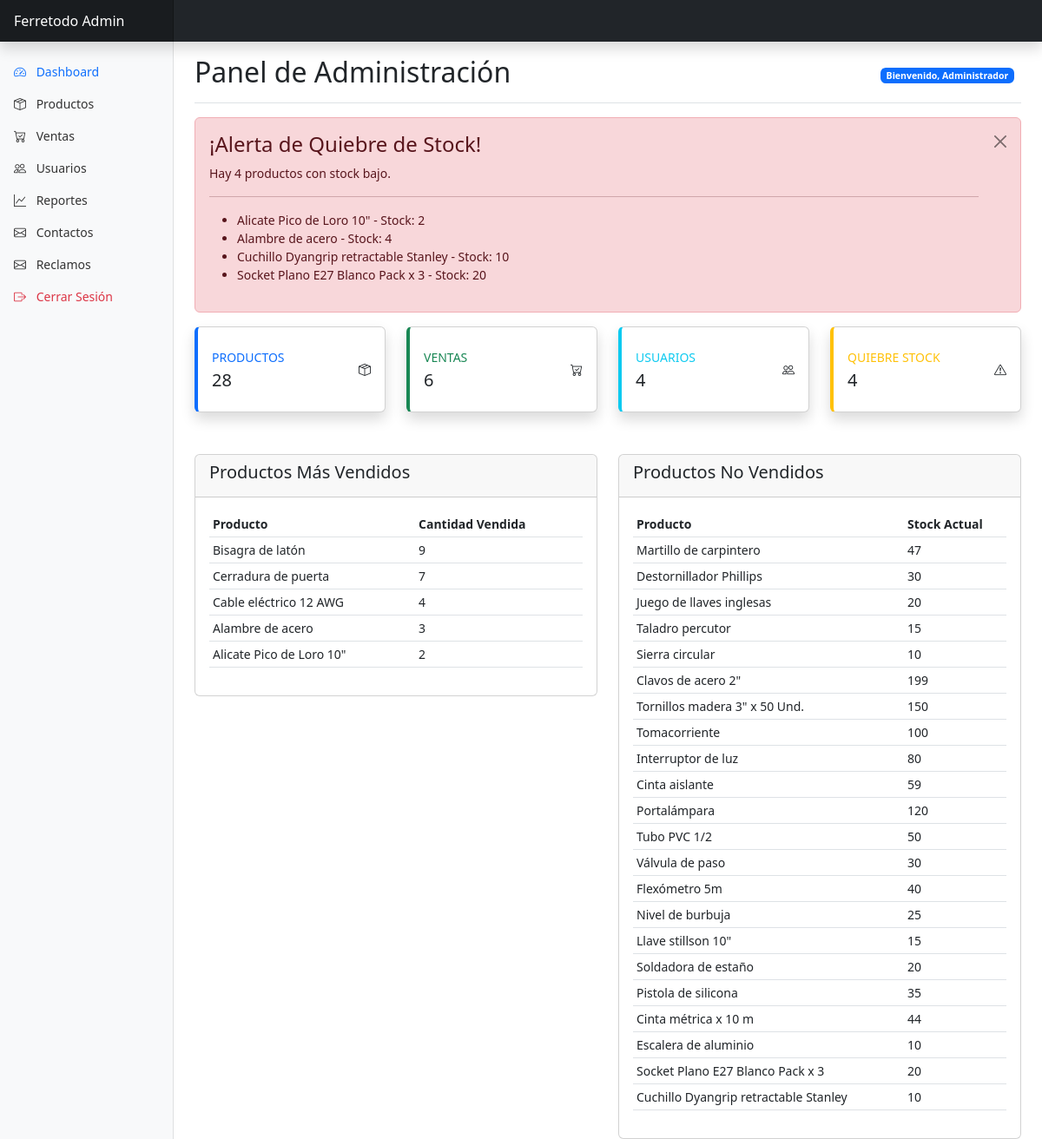
Page /admin/index.php (signed in) on the committed database.
### tables this page shows
CREATE TABLE `productos` (
  `id` int(11) NOT NULL,
  `nombre` varchar(100) NOT NULL,
  `descripcion` text DEFAULT NULL,
  `precio` decimal(10,2) NOT NULL DEFAULT 0.00,
  `stock` int(11) NOT NULL DEFAULT 0,
  `imagen` varchar(255) DEFAULT NULL,
  `fecha_creacion` timestamp NULL DEFAULT current_timestamp(),
  `stock_minimo` int(11) DEFAULT 5,
  `categoria` varchar(50) DEFAULT 'general',
  `id_categoria` int(11) DEFAULT NULL,
  `stock_reservado` int(11) DEFAULT 0
);

### admin/index.php (the view, shortened to what this page needs)
<?php
include '../config/db.php';
include '../includes/header.php';
 $stmt = $pdo->query("
    SELECT p.nombre, SUM(dv.cantidad) as total_vendido
    FROM detalle_ventas dv
    JOIN productos p ON dv.id_producto = p.id
    GROUP BY p.id
    ORDER BY total_vendido DESC
    LIMIT 5
");
 $mas_vendidos = $stmt->fetchAll(PDO::FETCH_ASSOC);
 $stmt = $pdo->query("
    SELECT p.* FROM productos p
    LEFT JOIN detalle_ventas dv ON p.id = dv.id_producto
    WHERE dv.id_producto IS NULL
");
 $no_vendidos = $stmt->fetchAll(PDO::FETCH_ASSOC);
 $stmt = $pdo->query("
    SELECT * FROM productos
    WHERE stock <= stock_minimo
    ORDER BY stock ASC
");
 $quiebre_stock = $stmt->fetchAll(PDO::FETCH_ASSOC);
?>
<div class="container-fluid">
    <div class="row">
        <nav class="col-md-3 col-lg-2 d-md-block bg-light sidebar collapse">
            <div class="position-sticky pt-3">
                <ul class="nav flex-column">
                    <li class="nav-item">
                        <a class="nav-link active" href="index.php">
                            <i class="bi bi-speedometer2 me-2"></i> Dashboard
                        </a>
                    </li>
                    <li class="nav-item">
                        <a class="nav-link" href="productos/index.php">
                            <i class="bi bi-box-seam me-2"></i> Productos
                        </a>
                    </li>
                    <li class="nav-item">
                        <a class="nav-link" href="ventas/index.php">
                            <i class="bi bi-cart-check me-2"></i> Ventas
                        </a>
                    </li>
                    <li class="nav-item">
                        <a class="nav-link" href="usuarios/index.php">
                            <i class="bi bi-people me-2"></i> Usuarios
                        </a>
                    </li>
                    <li class="nav-item">
                        <a class="nav-link" href="reportes/mas_vendidos.php">
                            <i class="bi bi-graph-up me-2"></i> Reportes
                        </a>
                    </li>
                    <li class="nav-item">
                        <a class="nav-link" href="contactos.php">
                            <i class="bi bi-envelope me-2"></i> Contactos
                        </a>
                    </li>
                    <li class="nav-item">
                        <a class="nav-link" href="reclamos/index.php">
                            <i class="bi bi-envelope me-2"></i> Reclamos
                        </a>
                    </li>
                    <li class="nav-item">
                        <a class="nav-link text-danger" href="../logout.php">
                            <i class="bi bi-box-arrow-right me-2"></i> Cerrar Sesión
                        </a>
                    </li>
                </ul>
            </div>
        </nav>
        <main class="col-md-9 ms-sm-auto col-lg-10 px-md-4">
            <div class="d-flex justify-content-between flex-wrap flex-md-nowrap align-items-center pt-3 pb-2 mb-3 border-bottom">
                <h1 class="h2">Panel de Administración</h1>
                <div class="btn-toolbar mb-2 mb-md-0">
                    <div class="btn-group me-2">
                        <span class="badge bg-primary">Bienvenido, <?php echo $_SESSION['usuario']['nombre']; ?></span>
                    </div>
                </div>
            </div>
            <?php if (!empty($quiebre_stock)): ?>
                <div class="alert alert-danger alert-dismissible fade show" role="alert">
                    <h4 class="alert-heading">¡Alerta de Quiebre de Stock!</h4>
                    <p>Hay <?php echo count($quiebre_stock); ?> productos con stock bajo.</p>
                    <hr>
                    <ul>
                        <?php foreach ($quiebre_stock as $producto): ?>
                            <li><?php echo $producto['nombre']; ?> - Stock: <?php echo $producto['stock']; ?></li>
                        <?php endforeach; ?>
                    </ul>
                    <button type="button" class="btn-close" data-bs-dismiss="alert" aria-label="Close"></button>
                </div>
            <?php endif; ?>
            <div class="row mb-4">
                <div class="col-xl-3 col-md-6 mb-4">
                    <div class="card border-left-primary shadow h-100 py-2">
                        <div class="card-body">
                            <div class="row no-gutters align-items-center">
                                <div class="col mr-2">
                                    <div class="text-xs font-weight-bold text-primary text-uppercase mb-1">Productos</div>
                                    <div class="h5 mb-0 font-weight-bold text-gray-800">
                                        <?php
                                        $stmt = $pdo->query("SELECT COUNT(*) as total FROM productos");
                                        $result = $stmt->fetch(PDO::FETCH_ASSOC);
                                        echo $result['total'];
                                        ?>
                                    </div>
                                </div>
                                <div class="col-auto">
                                    <i class="bi bi-box-seam fa-2x text-gray-300"></i>
                                </div>
                            </div>
                        </div>
                    </div>
                </div>
                <div class="col-xl-3 col-md-6 mb-4">
                    <div class="card border-left-success shadow h-100 py-2">
                        <div class="card-body">
                            <div class="row no-gutters align-items-center">
                                <div class="col mr-2">
                                    <div class="text-xs font-weight-bold text-success text-uppercase mb-1">Ventas</div>
                                    <div class="h5 mb-0 font-weight-bold text-gray-800">
                                        <?php
                                        $stmt = $pdo->query("SELECT COUNT(*) as total FROM ventas");
                                        $result = $stmt->fetch(PDO::FETCH_ASSOC);
                                        echo $result['total'];
                                        ?>
                                    </div>
                                </div>
                                <div class="col-auto">
                                    <i class="bi bi-cart-check fa-2x text-gray-300"></i>
                                </div>
                            </div>
                        </div>
                    </div>
                </div>
                <div class="col-xl-3 col-md-6 mb-4">
                    <div class="card border-left-info shadow h-100 py-2">
                        <div class="card-body">
                            <div class="row no-gutters align-items-center">
                                <div class="col mr-2">
                                    <div class="text-xs font-weight-bold text-info text-uppercase mb-1">Usuarios</div>
                                    <div class="h5 mb-0 font-weight-bold text-gray-800">
                                        <?php
                                        $stmt = $pdo->query("SELECT COUNT(*) as total FROM usuarios");
                                        $result = $stmt->fetch(PDO::FETCH_ASSOC);
                                        echo $result['total'];
                                        ?>
                                    </div>
                                </div>
                                <div class="col-auto">
                                    <i class="bi bi-people fa-2x text-gray-300"></i>
                                </div>
                            </div>
                        </div>
                    </div>
                </div>
                <div class="col-xl-3 col-md-6 mb-4">
                    <div class="card border-left-warning shadow h-100 py-2">
                        <div class="card-body">
                            <div class="row no-gutters align-items-center">
                                <div class="col mr-2">
                                    <div class="text-xs font-weight-bold text-warning text-uppercase mb-1">Quiebre Stock</div>
                                    <div class="h5 mb-0 font-weight-bold text-gray-800">
                                        <?php echo count($quiebre_stock); ?>
                                    </div>
                                </div>
                                <div class="col-auto">
                                    <i class="bi bi-exclamation-triangle fa-2x text-gray-300"></i>
                                </div>
                            </div>
                        </div>
                    </div>
                </div>
            </div>
            <div class="row">
                <div class="col-md-6">
                    <div class="card">
                        <div class="card-header">
                            <h5>Productos Más Vendidos</h5>
                        </div>
                        <div class="card-body">
                            <table class="table table-sm">
                                <thead>
                                    <tr>
                                        <th>Producto</th>
                                        <th>Cantidad Vendida</th>
                                    </tr>
                                </thead>
                                <tbody>
                                    <?php foreach ($mas_vendidos as $producto): ?>
                                        <tr>
                                            <td><?php echo $producto['nombre']; ?></td>
                                            <td><?php echo $producto['total_vendido']; ?></td>
                                        </tr>
                                    <?php endforeach; ?>
                                </tbody>
                            </table>
                        </div>
                    </div>
                </div>
                <div class="col-md-6">
                    <div class="card">
                        <div class="card-header">
                            <h5>Productos No Vendidos</h5>
                        </div>
                        <div class="card-body">
                            <table class="table table-sm">
                                <thead>
                                    <tr>
                                        <th>Producto</th>
                                        <th>Stock Actual</th>
                                    </tr>
                                </thead>
                                <tbody>
                                    <?php foreach ($no_vendidos as $producto): ?>
                                        <tr>
                                            <td><?php echo $producto['nombre']; ?></td>
                                            <td><?php echo $producto['stock']; ?></td>
                                        </tr>
                                    <?php endforeach; ?>
                                </tbody>
                            </table>
                        </div>
                    </div>
                </div>
            </div>
        </main>
    </div>
</div>
<?php include '../includes/footer.php'; ?>

### includes/header.php (style rules this page uses)
body { font-size: .875rem; }
.sidebar { position: fixed; top: 0; bottom: 0; left: 0; z-index: 100; padding: 48px 0 0; box-shadow: inset -1px 0 0 rgba(0, 0, 0, .1); }
.sidebar .nav-link { font-weight: 500; color: #333; }
.sidebar .nav-link.active { color: #0d6efd; }
.border-left-primary { border-left: 4px solid #0d6efd !important; }
.border-left-success { border-left: 4px solid #198754 !important; }
.border-left-info { border-left: 4px solid #0dcaf0 !important; }
.border-left-warning { border-left: 4px solid #ffc107 !important; }

### rows in the picture
productos: nombre "Alicate Pico de Loro 10\"", stock "2"
productos: nombre "Alambre de acero", stock "4"
productos: nombre "Cuchillo Dyangrip retractable Stanley", stock "10"
productos: nombre "Socket Plano E27 Blanco Pack x 3", stock "20"
productos: nombre "Martillo de carpintero", stock "47"
productos: nombre "Destornillador Phillips", stock "30"
productos: nombre "Juego de llaves inglesas", stock "20"
productos: nombre "Taladro percutor", stock "15"
productos: nombre "Sierra circular", stock "10"
productos: nombre "Clavos de acero 2\"", stock "199"
productos: nombre "Tornillos madera 3\" x 50 Und.", stock "150"
productos: nombre "Tomacorriente", stock "100"
productos: nombre "Interruptor de luz", stock "80"
productos: nombre "Cinta aislante", stock "59"
productos: nombre "Portalámpara", stock "120"
productos: nombre "Tubo PVC 1/2", stock "50"
productos: nombre "Válvula de paso", stock "30"
productos: nombre "Flexómetro 5m", stock "40"
productos: nombre "Nivel de burbuja", stock "25"
productos: nombre "Llave stillson 10\"", stock "15"
productos: nombre "Soldadora de estaño", stock "20"
productos: nombre "Pistola de silicona", stock "35"
productos: nombre "Cinta métrica x 10 m", stock "44"
productos: nombre "Escalera de aluminio", stock "10"

### other values in the picture
$_SESSION['usuario']['nombre'] "Administrador"
count($quiebre_stock) "4"
$result['total'] "28"
$result['total'] "6"
$result['total'] "4"
$producto['nombre'] "Bisagra de latón"
$producto['total_vendido'] "9"
$producto['nombre'] "Cerradura de puerta"
$producto['total_vendido'] "7"
$producto['nombre'] "Cable eléctrico 12 AWG"
$producto['total_vendido'] "4"
$producto['nombre'] "Alambre de acero"
$producto['total_vendido'] "3"
$producto['nombre'] "Alicate Pico de Loro 10\""
$producto['total_vendido'] "2"
